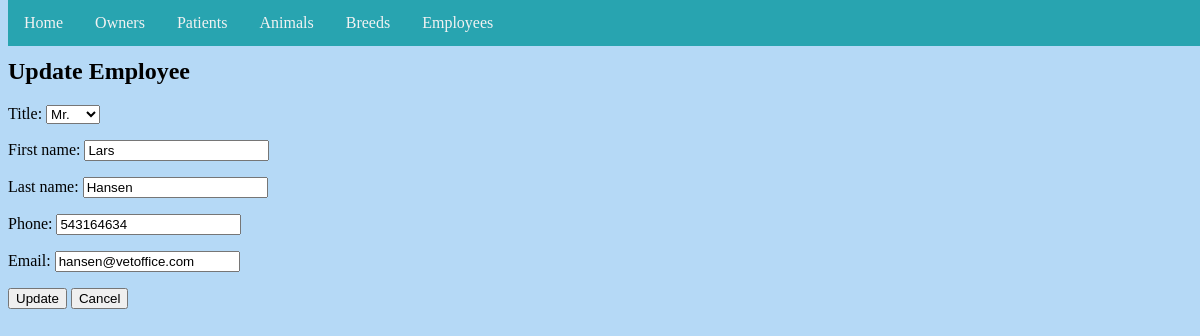
/employee/1/update/, run on the app's committed database.
### employee/models.py (models this page shows, shortened)
class Employee(models.Model):
    TITLE_CHOICE = [
        ('MR.', 'Mr.'),
        ('MISS.', 'Miss.'),
        ('MS.', 'Ms.'),
        ('MRS.', 'Mrs.'),
        ('DR.', 'Dr.'),
    ]
    first_name = models.CharField(max_length=200)
    last_name = models.CharField(max_length=200)
    title = models.CharField(max_length=5, choices=TITLE_CHOICE, default='Dr.')
    phone = models.CharField(max_length=10)
    email = models.CharField(max_length=200, default="last_name@vetoffice.com")

### employee/views.py (the view)
# urls.py: path('<pk>/update/', views.EmployeeUpdate.as_view(), name='employeeupdate'),
class EmployeeUpdate(UpdateView):
    model = Employee
    template_name = 'employee_update_form.html'
    form_class = EmployeeForm
    success_url = reverse_lazy('employee:employeelist')

### employee/forms.py
class EmployeeForm(ModelForm):
    class Meta:
        model = Employee
        fields = ['title', 'first_name', 'last_name', 'phone', 'email']

### templates/employee_update_form.html (shortened to what this page needs)
{% extends './base.html' %}
{% block content %}
<h2>Update Employee</h2>
<form method="post">
  <div>
    {{ form.as_p }}
    <input type="submit" value="Update" />
    <button onclick="window.history.back();" class="btn btn-default" type="button">Cancel</button>
  </div>
</form>
{% endblock %}

### static/css/style.css (style rules this page uses)
body { background-image: url("images/background.jpg"); background-repeat: no-repeat; background-color: #b5d9f6; background-position: center; background-size: cover; padding-top: 30px; height: 2000px; }

### data on the page
Employee: title "Mr.", first_name "Lars", last_name "Hansen", phone "543164634", email "hansen@vetoffice.com"
